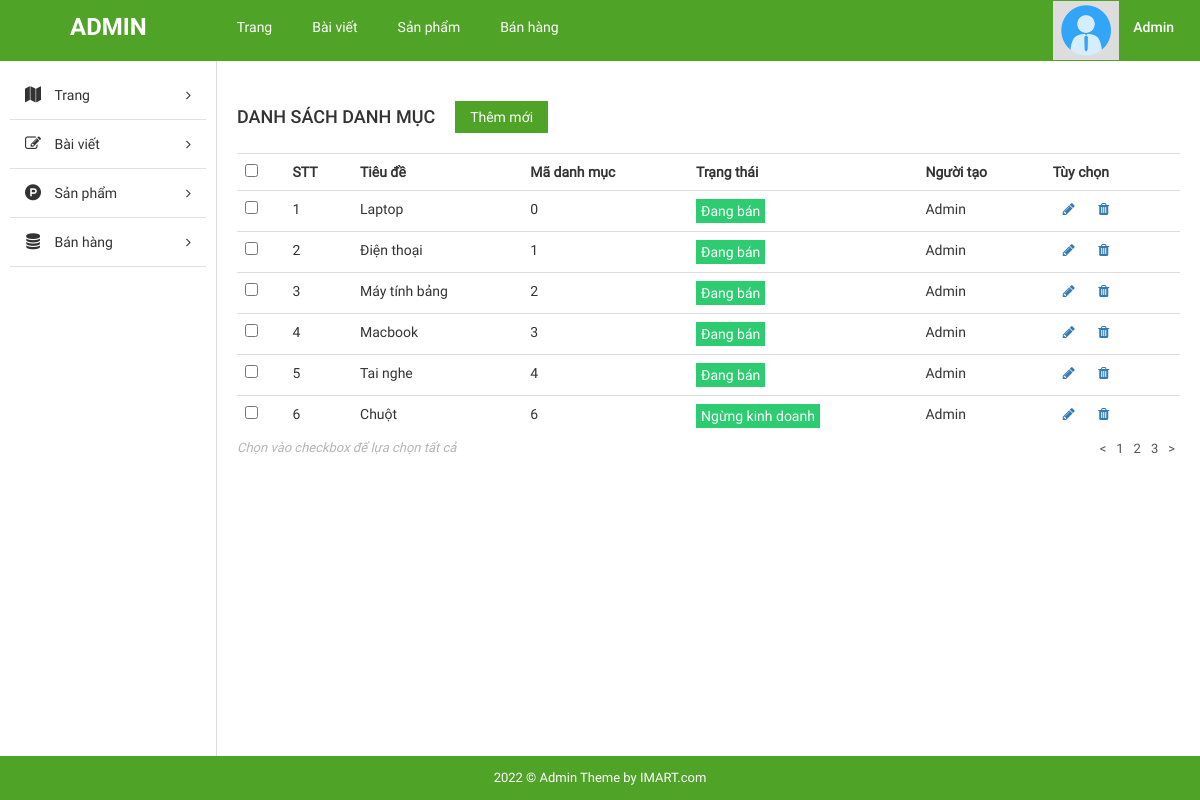
The app's page /admin/index.php?page=list_cat with its own data.
### tables this page shows
CREATE TABLE `tbl_category` (
  `cat_id` int(30) NOT NULL,
  `cat_name` varchar(100) NOT NULL,
  `status_cat` int(11) NOT NULL
);

### admin/pages/list_cat.php (the view)
<div id="main-content-wp" class="list-cat-page">
    <div class="wrap clearfix">
        <?php require 'inc/sidebar.php'; ?>
        <div id="content" class="fl-right">
            <div class="section" id="title-page">
                <div class="clearfix">
                    <h3 id="index" class="fl-left">Danh sách danh mục</h3>
                    <a href="?page=form_add_cat" title="" id="add-new" class="fl-left">Thêm mới</a>
                </div>
            </div>
            <div class="section" id="detail-page">
                <div class="section-detail">
                    <div class="table-responsive">
                        <table class="table list-table-wp">
                                <tr>
                                    <th><input type="checkbox" name="checkAll" id="checkAll"></th>
                                    <th><span class="thead-text">STT</span></th>
                                    <th><span class="thead-text">Tiêu đề</span></th>
                                    <th><span class="thead-text">Mã danh mục</span></th>
                                    <th><span class="thead-text">Trạng thái</span></th>
                                    <th><span class="thead-text">Người tạo</span></th>
                                    <th><span class="thead-text">Tùy chọn</span></th>
                                </tr>
                                <?php
                                $sql="SELECT * FROM tbl_category";
                                $rs=mysqli_query($con,$sql);
                                $count=0;
                                while($r=mysqli_fetch_assoc($rs))
                                {
                                    $count++;
                                    ?>
                                    <tr>
                                        <td><input type="checkbox" name="checkAll" id="checkAll"></td>
                                        <td><?=$count?></td>
                                        <td><?=$r['cat_name']?></td>
                                        <td><?=$r['cat_id']?></td>
                                        <td><p style="padding: 2px 5px; display:inline-block; background-color: #2ecc71;color:#fff"><?=$r['status_cat']==0?'Đang bán':'Ngừng kinh doanh'?></p></td>
                                        <td>Admin</td>
                                        <td>
                                        <a href="?page=form_edit_cat&id=<?=$r['cat_id']?>" title="Sửa" class="edit" style=margin:10px><i class="fa fa-pencil" aria-hidden="true"></i></a>
                                                <a href="?page=update_cat&id=<?=$r['cat_id']?>" title="Xóa" class="delete" style=margin:10px><i class="fa fa-trash" aria-hidden="true"  onclick='return confirm("Bạn chắc chắn muốn tiếp tục xóa không?")'></i></a>
                                        </td>
                                    </tr>
                                <?php
                                }
                                ?>
                        </table>
                    </div>
                </div>
            </div>
            <div class="section" id="paging-wp">
                <div class="section-detail clearfix">
                    <p id="desc" class="fl-left">Chọn vào checkbox để lựa chọn tất cả</p>
                    <ul id="list-paging" class="fl-right">
                        <li>
                            <a href="" title=""><</a>
                        </li>
                        <li>
                            <a href="" title="">1</a>
                        </li>
                        <li>
                            <a href="" title="">2</a>
                        </li>
                        <li>
                            <a href="" title="">3</a>
                        </li>
                        <li>
                            <a href="" title="">></a>
                        </li>
                    </ul>
                </div>
            </div>
        </div>
    </div>
</div>

### admin/public/css/import/global.css (style rules this page uses)
body { font-family: "Roboto Regular"; font-size: 14px; line-height: 24px; color: #333; }
.fl-left { float: left; }
.fl-right { float: right; }
ul li { list-style: none!important; }
a { text-decoration: none!important; }

### admin/public/css/import/list_post.css (style rules this page uses)
#content { width: 82%; border-left: 1px solid #ddd; padding: 20px; }
#add-new { display: inline-block; color: #fff; background: #4fa327; padding: 4px 15px; margin: 20px; }
#index { font-family: 'Roboto Medium'; font-weight: normal; text-transform: uppercase; font-size: 18px; padding: 24px 0px; }
#paging-wp #desc { font-size: 13px; color: #b5b5b5; font-style: italic; }
#list-paging li { float: left; }
#list-paging li a { display: inline-block; color: #555; font-size: 13px; padding: 0px 5px; }

### admin/public/css/import/detail_order.css (style rules this page uses)
.table { margin-bottom: 0!important; }

### records on screen
tbl_category: cat_name "Laptop", cat_id "0", status_cat "Đang bán"
tbl_category: cat_name "Điện thoại", cat_id "1", status_cat "Đang bán"
tbl_category: cat_name "Máy tính bảng", cat_id "2", status_cat "Đang bán"
tbl_category: cat_name "Macbook", cat_id "3", status_cat "Đang bán"
tbl_category: cat_name "Tai nghe", cat_id "4", status_cat "Đang bán"
tbl_category: cat_name "Chuột", cat_id "6", status_cat "Ngừng kinh doanh"
